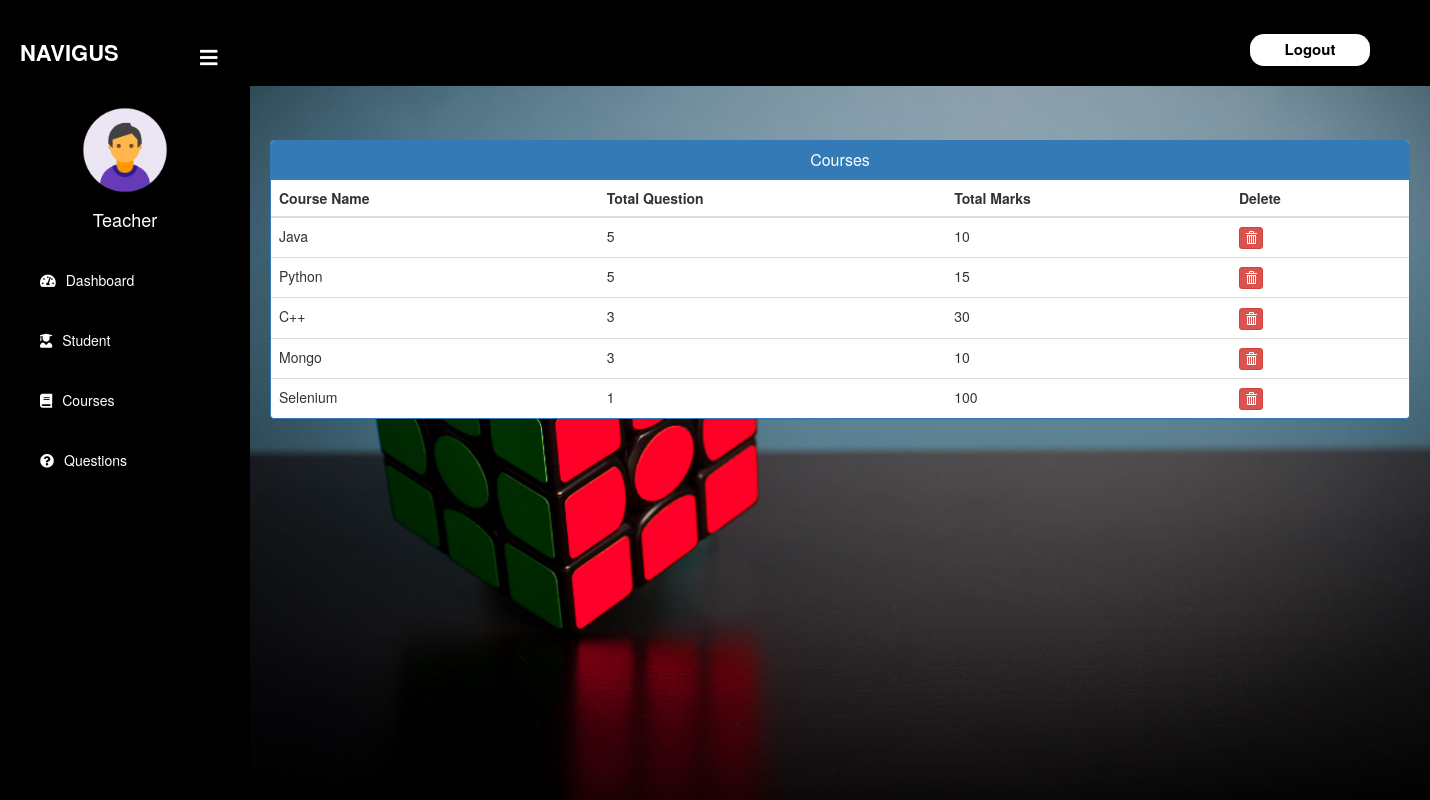
Page /admin-view-course (signed in) on the committed database.
### quiz/models.py (models this page shows, shortened)
class Course(models.Model):
   course_name = models.CharField(max_length=50)
   question_number = models.PositiveIntegerField()
   total_marks = models.PositiveIntegerField()

### quiz/views.py (the view)
# urls.py: path('admin-view-course', views.admin_view_course_view,name='admin-view-course'),
@login_required(login_url='adminlogin')
def admin_view_course_view(request):
    courses = models.Course.objects.all()
    return render(request,'quiz/admin_view_course.html',{'courses':courses})

### templates/quiz/admin_view_course.html (shortened to what this page needs)
{% extends 'quiz/adminbase.html' %}
{% block content %}
{%load static%}
<head>
  <link href="//netdna.bootstrapcdn.com/bootstrap/3.0.0/css/bootstrap.min.css" rel="stylesheet" id="bootstrap-css">
</head>
<br><br>
<body>
<div class="container">
  <div class="panel panel-primary">
    <div class="panel-heading">
      <h6 class="panel-title">Courses</h6>
    </div>
    <table class="table table-hover" id="dev-table">
      <thead>
        <tr>
          <th>Course Name</th>
          <th>Total Question</th>
          <th>Total Marks</th>
          <th>Delete</th>
        </tr>
      </thead>
      {% for t in courses %}
      <tr>
        <td> {{t.course_name}}</td>
        <td>{{t.question_number}}</td>
        <td>{{t.total_marks}}</td>
        <td><a class="btn btn-danger btn-xs" href="{% url 'delete-course' t.id  %}"><span class="glyphicon glyphicon-trash"></span></a></td>
      </tr>
      {% endfor %}
    </table>
  </div>
</div>
</body>
<br><br><br><br><br><br>
{% endblock content %}

### templates/quiz/adminbase.html (shortened to what this page needs)
<!DOCTYPE html>
{% load static %}
<html lang="en" dir="ltr">
<head>
  <link rel="stylesheet" href="https://cdnjs.cloudflare.com/ajax/libs/font-awesome/5.12.1/css/all.min.css">
</head>
<body>
  <header>
    <label for="check">
      <i style="left: 200px;margin-top: 17px;"class="fas fa-bars" id="sidebar_btn"></i>
    </label>
    <div class="left_area">
      <h3>NaviGus</h3>
    </div>
    <div class="right_area">
      <a href="/logout" class="logout_btn text-center">Logout</a>
    </div>
  </header>
  <div class="sidebar">
    <center>
      <img src="{% static "image/admin.png" %}" class="profile_image" alt="">
      <h4>Teacher</h4>
    </center>
    <a href="/admin-dashboard"><i class="fas fa-tachometer-alt"></i><span>Dashboard</span></a>
    <a href="/admin-student"><i class="fas fa-user-graduate"></i><span>Student</span></a>
    <a href="/admin-course"><i class="fas fa-book"></i><span>Courses</span></a>
    <a href="/admin-question"><i class="fas fa-question-circle"></i><span>Questions</span></a>
  </div>
  <div class="content">
    <br><br><br><br><br>
    {% block content %}
    {% endblock content %}
    <br><br><br>
  </div>
</body>
</html>

### templates/quiz/adminbase.html (style rules this page uses)
a:link { text-decoration: none; }
body { margin: 0; padding: 0; font-family: "Gill Sans", sans-serif;; }
header { position: fixed; background: black; padding: 20px; width: 100%; z-index: 1; }
.left_area h3 { color: white; margin: 0px; text-transform: uppercase; font-size: 22px; font-weight: 900; }
.logout_btn { padding: 5px; background:rgb(255,255,255); text-decoration: none; float: right; margin-top: -30px; margin-right: 40px; border-radius: 14px; font-size: 15px; font-weight: 600; color: black; transition: 0.5s; width:120px; }
.sidebar { background:black; margin-top: 70px; padding-top: 30px; position: fixed; left: 0; width: 250px; height: 100%; transition: 0.5s; transition-property: left; }
.sidebar .profile_image { width: 100px; height: 100px; border-radius: 100px; margin-bottom: 10px; }
.sidebar h4 { color: white; margin-top: 0; margin-bottom: 20px; }
.sidebar a { color: white; display: block; width: 100%; line-height: 60px; text-decoration: none; padding-left: 40px; box-sizing: border-box; transition: 0.5s; }
.sidebar i { padding-right: 10px; }
label #sidebar_btn { z-index: 1; color: #fff; position: fixed; cursor: pointer; left: 300px; font-size: 20px; margin: 5px 0; transition: 0.5s; transition-property: color; }
.content { margin-left: 250px; background: url("/static/image/cube.jpg") no-repeat; background-position: center; background-size: cover; height: 100vh; transition: 0.5s; }

### templates/quiz/admin_view_course.html (style rules this page uses)
body { background:linear-gradient(to right, #44715f 0%, #223a31 63%); }
a:link { text-decoration: none; }
h6 { text-align: center; }

### rows in the picture
Course: course_name "Java", question_number "5", total_marks "10"
Course: course_name "Python", question_number "5", total_marks "15"
Course: course_name "C++", question_number "3", total_marks "30"
Course: course_name "Mongo", question_number "3", total_marks "10"
Course: course_name "Selenium", question_number "1", total_marks "100"
